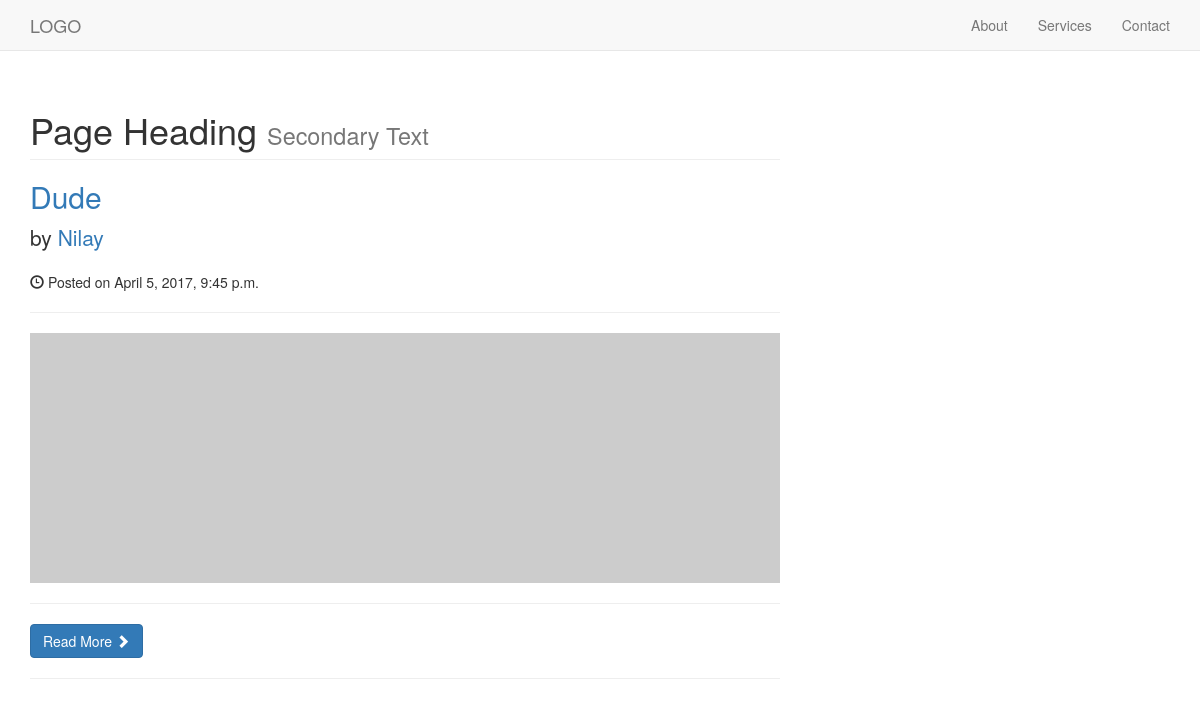
The page /see_blog/ (signed in) on the database its author committed.
### add_blog/models.py (models this page shows, shortened)
class Blog(models.Model):
    user=models.ForeignKey(User,on_delete=models.CASCADE)
    title= models.CharField(max_length=200)
    sub_title = models.CharField(max_length=200)
    content = models.CharField(max_length=2000)
    rating = models.IntegerField()
    date = models.DateTimeField(default=datetime.now, blank=True)
    count = models.IntegerField(default=1)

### see_blog/views.py (the view)
def index1(request):
    template = loader.get_template('see_blog/index.html')
    c_user=request.user
    blogs=Blog.objects.filter(user=c_user)
    context={
        "user":c_user,
        "blogs":blogs
    }
    return HttpResponse(template.render(context,request))

### templates/see_blog/index.html (shortened to what this page needs)
{% load staticfiles %}
<!DOCTYPE html>
<html lang="en">
<head>
    <link rel="stylesheet" href="http://maxcdn.bootstrapcdn.com/bootstrap/3.3.4/css/bootstrap.min.css">
    <link href="{% static 'recent/bootstrap.min.css' %}" rel="stylesheet" />
    <link href="{% static 'recent/blog-home.css' %}" rel="stylesheet" />
</head>
<body>
<nav class="navbar navbar-default navbar-fixed-top topnav" role="navigation">
        <div class="container topnav">
            <div class="navbar-header">
                <a class="navbar-brand topnav" href="#">LOGO</a>
            </div>
            <div class="collapse navbar-collapse" id="bs-example-navbar-collapse-1">
                <ul class="nav navbar-nav navbar-right">
                    <li>
                        <a href="#about">About</a>
                    </li>
                    <li>
                        <a href="#services">Services</a>
                    </li>
                    <li>
                        <a href="#contact">Contact</a>
                    </li>
                </ul>
            </div>
        </div>
    </nav>
    <div class="container">
        <div class="row">
            <div class="col-md-8">
                <h1 class="page-header">
                    Page Heading
                    <small>Secondary Text</small>
                </h1>
                {% for blog in blogs %}
                    <h2>
                        <a href="#">{{ blog.title }}</a>
                    </h2>
                    <p class="lead">
                        by <a href="index.php">{{ blog.user }}</a>
                    </p>
                    <p><span class="glyphicon glyphicon-time"></span> Posted on {{ blog.date }}</p>
                    <hr>
                    <img class="img-responsive" src="http://placehold.it/900x300" alt="">
                    <hr>
                    <a class="btn btn-primary" href="{% url 'see_blog:index2' blog.id %}">Read More <span class="glyphicon glyphicon-chevron-right"></span></a>
                    <hr>
                {% endfor %}
            </div>
        </div>
    </div>
</body>
</html>

### recent/static/recent/blog-home.css (style rules this page uses)
body { padding-top: 70px; }

### rows shown on the page
Blog: title "Dude", user "Nilay", date "April 5, 2017, 9:45 p.m."
